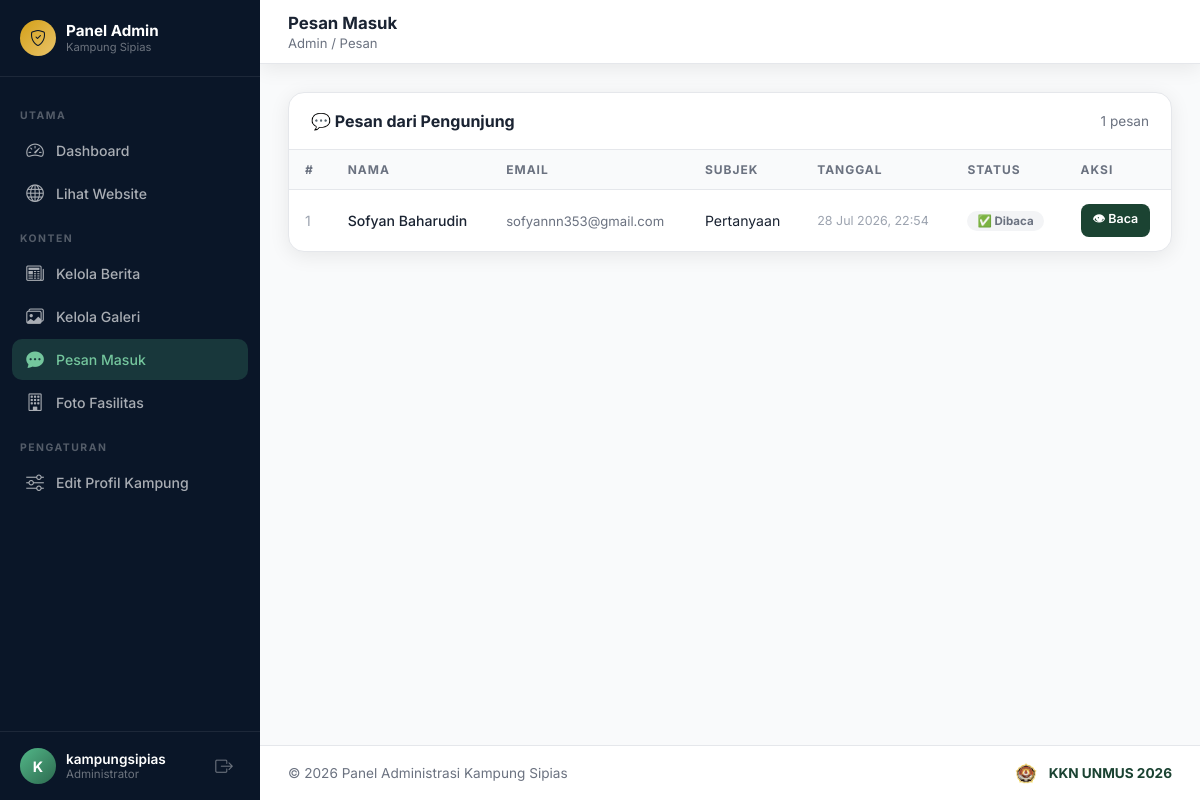
Page /admin-panel/pesan/ (signed in) on the committed database.
### core/models.py (models this page shows, shortened)
class PesanKontak(models.Model):
    nama = models.CharField(max_length=100)
    email = models.EmailField()
    subjek = models.CharField(max_length=200)
    pesan = models.TextField()
    dibaca = models.BooleanField(default=False)
    tanggal = models.DateTimeField(auto_now_add=True)
    class Meta:
        ordering = ['-tanggal']
        verbose_name = 'Pesan Kontak'
        verbose_name_plural = 'Pesan Kontak'

### core/admin_views.py (the view)
# urls.py: path('pesan/', admin_views.admin_pesan_list, name='admin_pesan_list'),
@login_required(login_url='/admin-panel/login/')
def admin_pesan_list(request):
    pesan_list = PesanKontak.objects.all().order_by('-tanggal')
    return render(request, 'admin_panel/pesan_list.html', {'pesan_list': pesan_list})

### core/context_processors.py (called while the page is built)
def profil_context(request):
    try:
        profil = ProfilKampung.objects.first()
    except Exception:
        profil = None
    return {
        'profil': profil
    }

### templates/admin_panel/pesan_list.html (shortened to what this page needs)
{% extends 'admin_panel/base_admin.html' %}
{% block page_title %}Pesan Masuk{% endblock %}
{% block breadcrumb %}Admin / Pesan{% endblock %}
{% block content %}
<div class="card">
  <div class="card-header">
    <span class="card-title">💬 Pesan dari Pengunjung</span>
    <span style="font-size:0.85rem;color:#6B7280;">{{ pesan_list.count }} pesan</span>
  </div>
  <div class="table-responsive">
    <table class="table">
      <thead>
        <tr><th>#</th><th>Nama</th><th>Email</th><th>Subjek</th><th>Tanggal</th><th>Status</th><th>Aksi</th></tr>
      </thead>
      <tbody>
        {% for p in pesan_list %}
        <tr style="{% if not p.dibaca %}background:rgba(82,183,136,0.04);{% endif %}">
          <td style="color:#9CA3AF;">{{ forloop.counter }}</td>
          <td style="font-weight:{% if not p.dibaca %}700{% else %}500{% endif %};">{{ p.nama }}</td>
          <td style="font-size:0.82rem;color:#6B7280;">{{ p.email }}</td>
          <td>{{ p.subjek|truncatewords:8 }}</td>
          <td style="font-size:0.78rem;color:#9CA3AF;white-space:nowrap;">{{ p.tanggal|date:"d M Y, H:i" }}</td>
          <td>
            {% if p.dibaca %}<span class="badge badge-gray">✅ Dibaca</span>
            {% else %}<span class="badge badge-green">🆕 Baru</span>{% endif %}
          </td>
          <td><a href="{% url 'admin_panel:admin_pesan_detail' p.pk %}" class="btn btn-sm btn-success">👁 Baca</a></td>
        </tr>
        {% empty %}
        <tr><td colspan="7" style="text-align:center;padding:48px;color:#9CA3AF;"><div style="font-size:3rem;margin-bottom:12px;">📭</div><p>Belum ada pesan masuk</p></td></tr>
        {% endfor %}
      </tbody>
    </table>
  </div>
</div>
{% endblock %}

### templates/admin_panel/base_admin.html (shortened to what this page needs)
<!DOCTYPE html>
<html lang="id">
<head>
  {% load static %}
  <link rel="stylesheet" href="https://cdn.jsdelivr.net/npm/bootstrap-icons@1.11.3/font/bootstrap-icons.min.css">
</head>
<body>
<aside class="sidebar" id="sidebar">
  <div class="sidebar-header">
    <div class="sidebar-logo">
      <div class="sidebar-logo-icon"><i class="bi bi-shield-check"></i></div>
      <div>
        <div class="sidebar-logo-text">Panel Admin</div>
        <div class="sidebar-logo-sub">Kampung Sipias</div>
      </div>
    </div>
  </div>
  <nav class="sidebar-nav">
    <div class="nav-section">Utama</div>
    <a href="{% url 'admin_panel:admin_dashboard' %}" class="nav-item {% if request.resolver_match.url_name == 'admin_dashboard' %}active{% endif %}">
      <span class="nav-icon"><i class="bi bi-speedometer2"></i></span> Dashboard
    </a>
    <a href="/" class="nav-item" target="_blank">
      <span class="nav-icon"><i class="bi bi-globe"></i></span> Lihat Website
    </a>
    <div class="nav-section">Konten</div>
    <a href="{% url 'admin_panel:admin_berita_list' %}" class="nav-item {% if 'berita' in request.resolver_match.url_name %}active{% endif %}">
      <span class="nav-icon"><i class="bi bi-newspaper"></i></span> Kelola Berita
    </a>
    <a href="{% url 'admin_panel:admin_galeri_list' %}" class="nav-item {% if 'galeri' in request.resolver_match.url_name %}active{% endif %}">
      <span class="nav-icon"><i class="bi bi-images"></i></span> Kelola Galeri
    </a>
    <a href="{% url 'admin_panel:admin_pesan_list' %}" class="nav-item {% if 'pesan' in request.resolver_match.url_name %}active{% endif %}">
      <span class="nav-icon"><i class="bi bi-chat-dots-fill"></i></span> Pesan Masuk
    </a>
    <a href="{% url 'admin_panel:admin_fasilitas_list' %}" class="nav-item {% if 'fasilitas' in request.resolver_match.url_name %}active{% endif %}">
      <span class="nav-icon"><i class="bi bi-building"></i></span> Foto Fasilitas
    </a>
    <div class="nav-section">Pengaturan</div>
    <a href="{% url 'admin_panel:admin_profil_edit' %}" class="nav-item {% if request.resolver_match.url_name == 'admin_profil_edit' %}active{% endif %}">
      <span class="nav-icon"><i class="bi bi-sliders"></i></span> Edit Profil Kampung
    </a>
  </nav>
  <div class="sidebar-footer">
    <div class="sidebar-user">
      <div class="sidebar-avatar">{{ request.user.username|first|upper }}</div>
      <div class="sidebar-user-info">
        <div class="sidebar-user-name">{{ request.user.username }}</div>
        <div class="sidebar-user-role">Administrator</div>
      </div>
      <a href="{% url 'admin_panel:admin_logout' %}" class="sidebar-logout" title="Logout">
        <i class="bi bi-box-arrow-right"></i>
      </a>
    </div>
  </div>
</aside>
<main class="main">
  <div class="topbar">
    <div class="topbar-left">
      <div>
        <div class="topbar-title">{% block page_title %}Dashboard{% endblock %}</div>
        <div class="topbar-breadcrumb">{% block breadcrumb %}Admin / Dashboard{% endblock %}</div>
      </div>
    </div>
  </div>
  <div class="page-content">
    {% block content %}{% endblock %}
  </div>
  <footer style="padding: 16px 28px; background: #FFFFFF; border-top: 1px solid var(--border); display: flex; align-items: center; justify-content: space-between; flex-wrap: wrap; gap: 12px; font-size: 0.85rem; color: var(--muted);">
    <span>© 2026 Panel Administrasi Kampung Sipias</span>
    <div style="display: inline-flex; align-items: center; gap: 8px; font-weight: 700; color: var(--primary);">
      <img src="{% static 'images/logo_unmus.png' %}?v=3" alt="Logo UNMUS" style="height: 22px; width: auto; object-fit: contain;">
      <span>KKN UNMUS 2026</span>
    </div>
  </footer>
</main>
</body>
</html>

### rows in the picture
PesanKontak: nama "Sofyan Baharudin", email "sofyannn353@gmail.com", subjek "Pertanyaan", tanggal "28 Jul 2026, 22:54", dibaca "✅ Dibaca"

### other values in the picture
{{ request.user.username|first|upper }} "K"
{{ request.user.username }} "kampungsipias"
{{ pesan_list.count }} "1"
